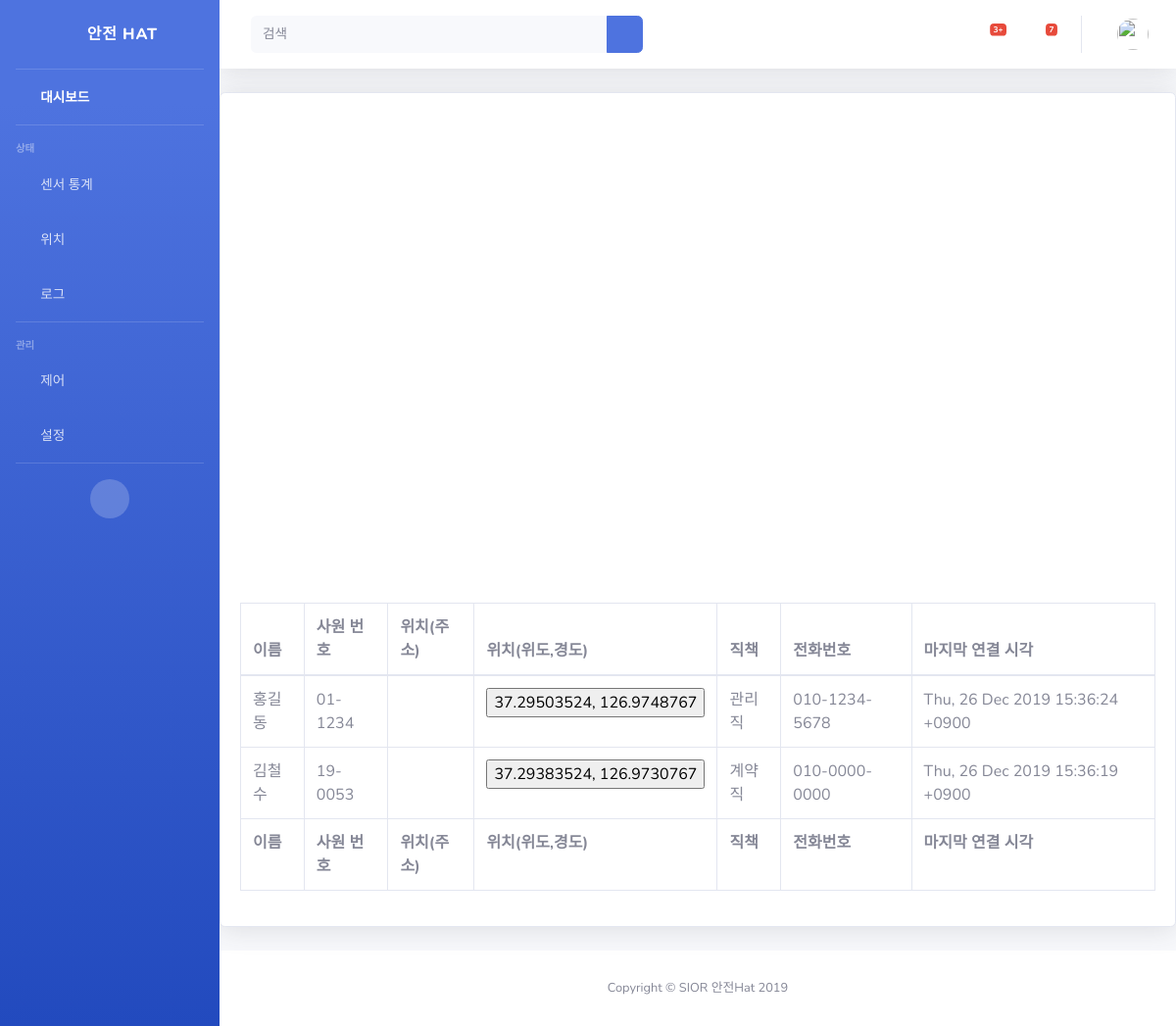
The app's page /home/location with its own data.
### dashboard/models.py (models this page shows)
class Hat(models.Model):
    id = models.AutoField(primary_key = True)
    user_name = models.CharField(max_length = 50)
    employee_id = models.CharField(max_length = 100, null = True)
    phone_number = models.CharField(max_length = 20, null = True)
    job_position = models.CharField(max_length = MAX_LEN, null = True)
    last_location_gps_lat = models.CharField(max_length = MAX_LEN, null = True, blank = True)
    last_location_gps_lng = models.CharField(max_length = MAX_LEN, null = True, blank = True)
    last_location_str = models.CharField(max_length = MAX_LEN, null = True, blank = True)
    last_connect_date = models.DateTimeField(null = True, blank = True)

### dashboard/views.py (the view)
# urls.py: path('location', views.location),
def location(request):
    Hats = Hat.objects
    return render(request, 'location.html', {'Hats': Hats})

### dashboard/templates/location.html (shortened to what this page needs)
{% extends "base.html" %}
{% load static %}
{% block content %}
    <div class="card shadow mb-4">
      <div id="map" style="width: 100%;height: 500px;"></div>
      <div class="card-body">
        <div class="table-responsive">
          <table class="table table-bordered" id="dataTable" width="100%" cellspacing="0">
            <thead>
              <tr>
                <th>이름</th>
                <th>사원 번호</th>
                <th>위치(주소)</th>
                <th>위치(위도,경도)</th>
                <th>직책</th>
                <th>전화번호</th>
                <th>마지막 연결 시각</th>
              </tr>
            </thead>
            <tfoot>
              <tr>
                <th>이름</th>
                <th>사원 번호</th>
                <th>위치(주소)</th>
                <th>위치(위도,경도)</th>
                <th>직책</th>
                <th>전화번호</th>
                <th>마지막 연결 시각</th>
              </tr>
            </tfoot>
            <tbody>
            {% for Hat in Hats.all %}
              <tr>
                <td>
                  {{Hat.user_name}}
                </td>
                <td>
                  {{Hat.employee_id}}
                </td>
                <td id="{{Hat.id}}_loc">
                </td>
                <td>
                  <input type="button" onclick="" value="{{Hat.last_location_gps_lat}}, {{Hat.last_location_gps_lng}}">
                </td>
                <td>{{Hat.job_position}}</td>
                <td>{{Hat.phone_number}}</td>
                <td>{{Hat.last_connect_date|date:"r"}}</td>
              </tr>
            {% endfor %}
            </tbody>
          </table>
        </div>
      </div>
    </div>
{% endblock %}

### records on screen
Hat: user_name "홍길동", employee_id "01-1234", last_location_gps_lat "37.29503524, 126.9748767", job_position "관리직", phone_number "010-1234-5678", last_connect_date "Thu, 26 Dec 2019 15:36:24 +0900"
Hat: user_name "김철수", employee_id "19-0053", last_location_gps_lat "37.29383524, 126.9730767", job_position "계약직", phone_number "010-0000-0000", last_connect_date "Thu, 26 Dec 2019 15:36:19 +0900"
